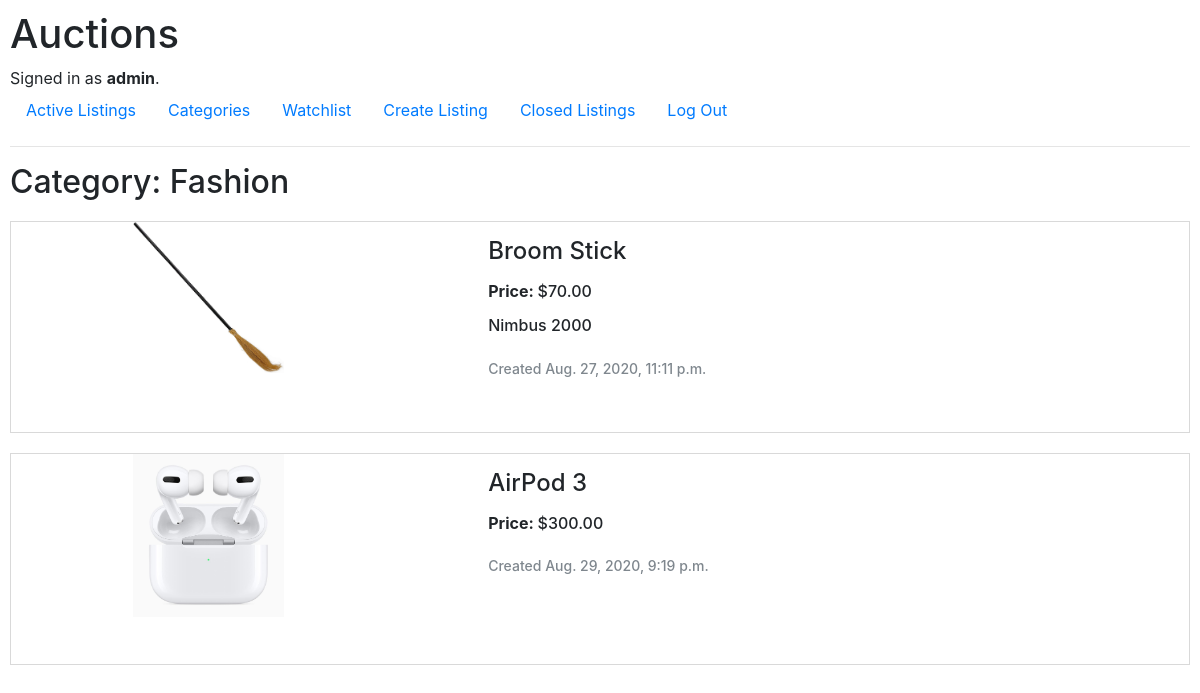
Page /category/Fashion/ (signed in) on the committed database.
### auctions/models.py (models this page shows)
class User(AbstractUser):
    pass

class Auction_list(models.Model):
    user_id = models.ForeignKey(User, on_delete = models.CASCADE)
    auction_list = models.CharField(max_length=64, default='')
    starting_bid = models.IntegerField(default=0)
    description = models.CharField(max_length=64, default='')
    category = models.CharField(max_length=64, default='')
    list_name = models.CharField(max_length=64, default='')
    url = models.CharField(null=True, blank=True, max_length=1000)
    timestamp = models.DateTimeField(auto_now_add=True,null=True, blank=True)

### auctions/views.py (the view)
# urls.py: path("category/<str:category>/", views.getCategory, name="get_category")
def getCategory(request, category):
    if request.method == "GET":
        if category == "no_category_listed":
            return render(request,"auctions/getCategory.html",{
            "datas":Auction_list.objects.filter(category = ""),
            "category": "No Category Listed"
            })
        return render(request,"auctions/getCategory.html",{
            "datas":Auction_list.objects.filter(category__startswith = category),
            "category": category
        })

### auctions/templates/auctions/getCategory.html (shortened to what this page needs)
{% extends "auctions/layout.html" %}
{% block watchlist %}
<li class="nav-item" >
    <a class="nav-link" href="{% url 'watchlist' %}" >
        <div style="float:left">Watchlist</div>
    </a>
</li>
{% endblock %}
{% block body %}
    <h2>Category: {{category}}</h2>
    {% if user.is_authenticated %}
    {% for data in datas%}
    <div style ="padding: 0px 30px 210px 30px; border: 1px solid #d9d9d9; margin-top:20px;">
        <div style="width: 30%; height:210px; float:left">
            <div id="container" class="center">
                {% if data.url%}
                <a href="{% url 'item' data.list_name %}"><img src="/media/auctions/{{data.url}}" alt=""></a>
                {% else %}
                <a href="{% url 'item' data.list_name %}"><img src="/media/auctions/white.png" alt="" ></a>
                {% endif %}
            </div>
        </div>
         <div style="width: 60%; height:190px; float:right; padding-top:15px;">
            <div>
                <div>
                    <h4>{{data.auction_list}}</h4>
                </div>
                <div style="padding-top:5px;">
                    <h6 style ="display:inline; font-weight:bold;">Price: </h6>
                    <h6 style ="display:inline;">${{data.starting_bid|stringformat:".2f"}}</h6>
                </div>
                {% if data.description%}
                    <div style ="padding-top:10px;">
                        <p style="font-weight:500;">{{data.description}}</p>
                    </div>
                    <div style ="padding-top:5px; color: #7F878E; font-size:14px; font-weight:500;">
                        <p> Created {{data.timestamp}}</p>
                     </div>
                {% else %}
                    <div style ="padding-top:20px; color: #7F878E; font-size:14px; font-weight:500;">
                        <p> Created {{data.timestamp}}</p>
                    </div>
                {% endif %}
            </div>
         </div>
    </div>
    {% endfor %}
    {% endif %}
{% endblock %}

### auctions/templates/auctions/layout.html (shortened to what this page needs)
{% load static %}
<!DOCTYPE html>
<html lang="en">
    <head>
        <link rel="stylesheet" href="https://stackpath.bootstrapcdn.com/bootstrap/4.4.1/css/bootstrap.min.css">
        <link href="{% static 'auctions/styles.css' %}" rel="stylesheet">
    </head>
    <body>
        <h1>Auctions</h1>
        <div>
            {% if user.is_authenticated %}
                Signed in as <strong>{{ user.username }}</strong>.
            {% else %}
                Not signed in.
            {% endif %}
        </div>
        <ul class="nav">
            <li class="nav-item">
                <a class="nav-link" href="{% url 'index' %}">Active Listings</a>
            </li>
            {% if user.is_authenticated %}
                <li class="nav-item">
                    <a class="nav-link" href="{% url 'category' %}">Categories</a>
                </li>
               {% block watchlist %}
                {% endblock %}
                <li class="nav-item">
                    <a class="nav-link" href="{% url 'createList' %}">Create Listing</a>
                </li>
                <li class="nav-item">
                    <a class="nav-link" href="{% url 'closed_listing' %}">Closed Listings</a>
                </li>
                <li class="nav-item">
                    <a class="nav-link" href="{% url 'logout' %}">Log Out</a>
                </li>
            {% endif %}
        </ul>
        <hr>
        {% block body %}
        {% endblock %}
    </body>
</html>

### auctions/static/auctions/styles.css (style rules this page uses)
body { padding: 10px; }

### auctions/templates/auctions/getCategory.html (style rules this page uses)
#container { width: 45%; height:auto; }
img { max-width:100%; max-height:auto; }
.center { display: block; margin-left: auto; margin-right: auto; }

### rows in the picture
User: username "admin"
Auction_list: url (picture), auction_list "Broom Stick", starting_bid "70.00", description "Nimbus 2000", timestamp "Aug. 27, 2020, 11:11 p.m."
Auction_list: url (picture), auction_list "AirPod 3", starting_bid "300.00", timestamp "Aug. 29, 2020, 9:19 p.m."

### other values in the picture
{{ category }} "Fashion"
